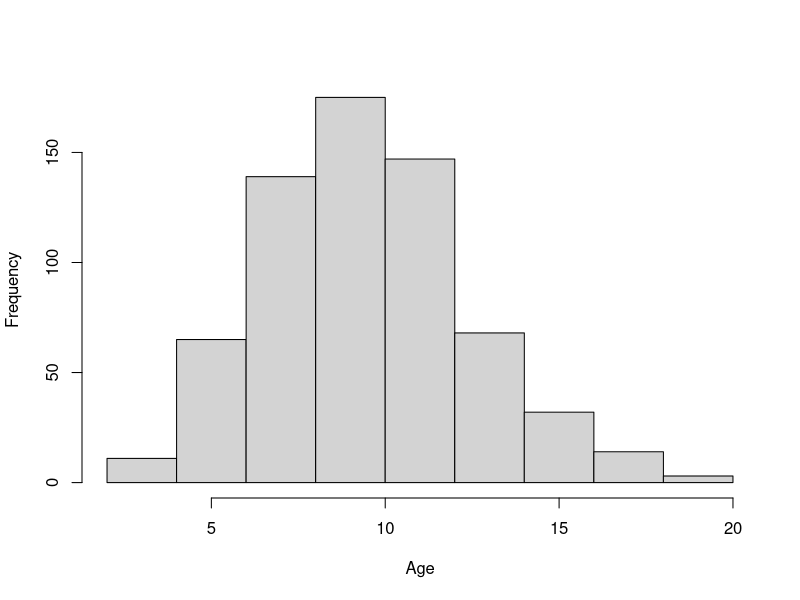
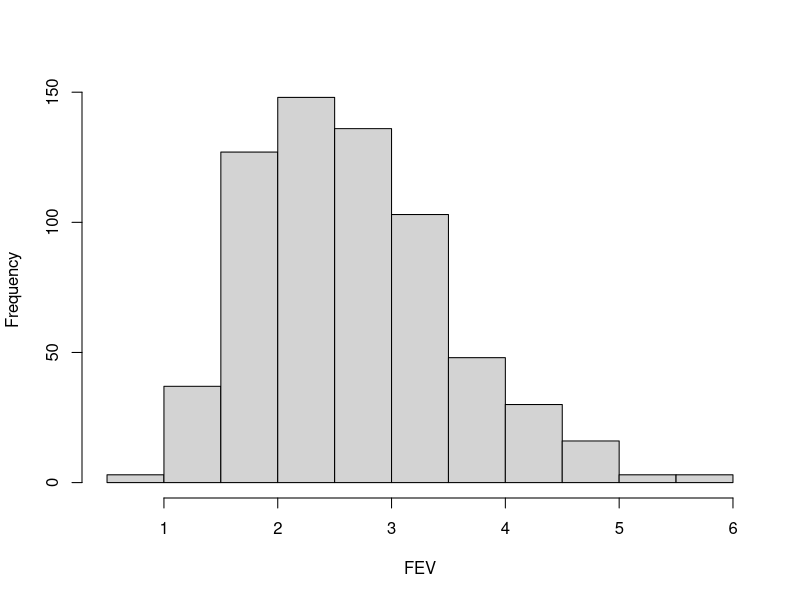
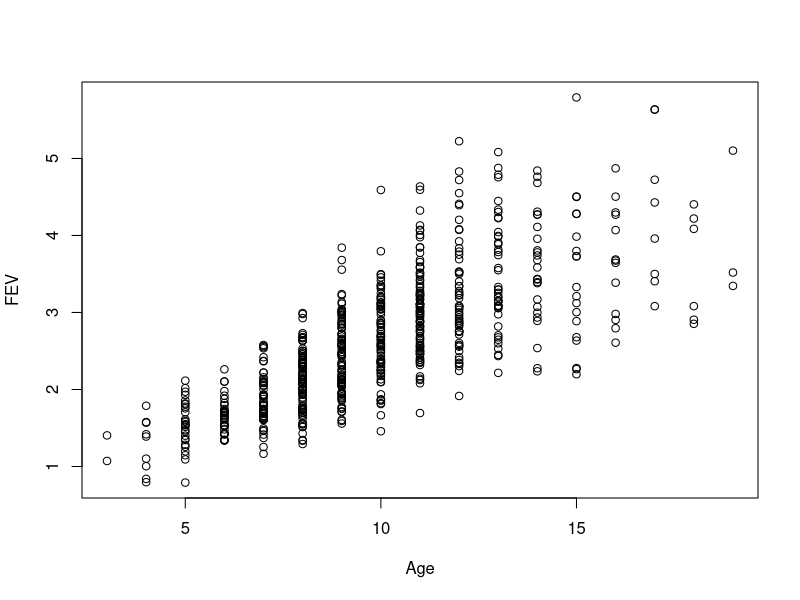
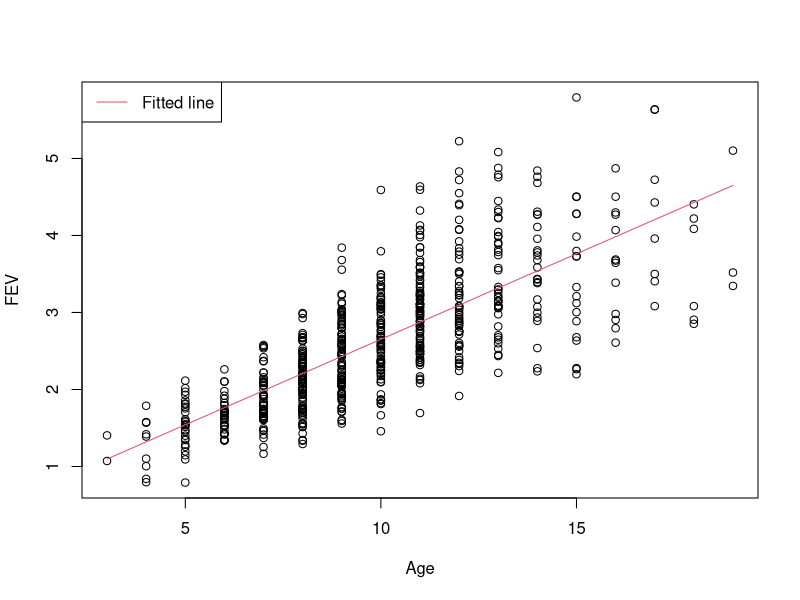
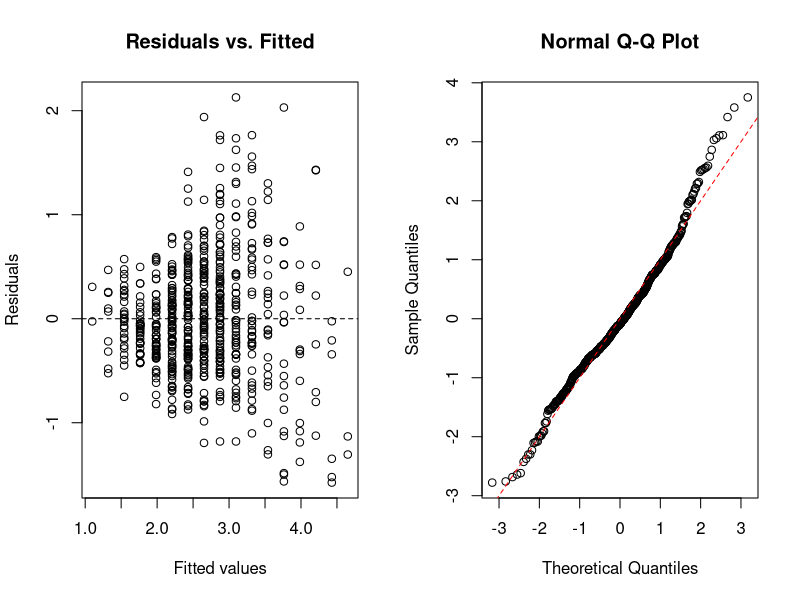
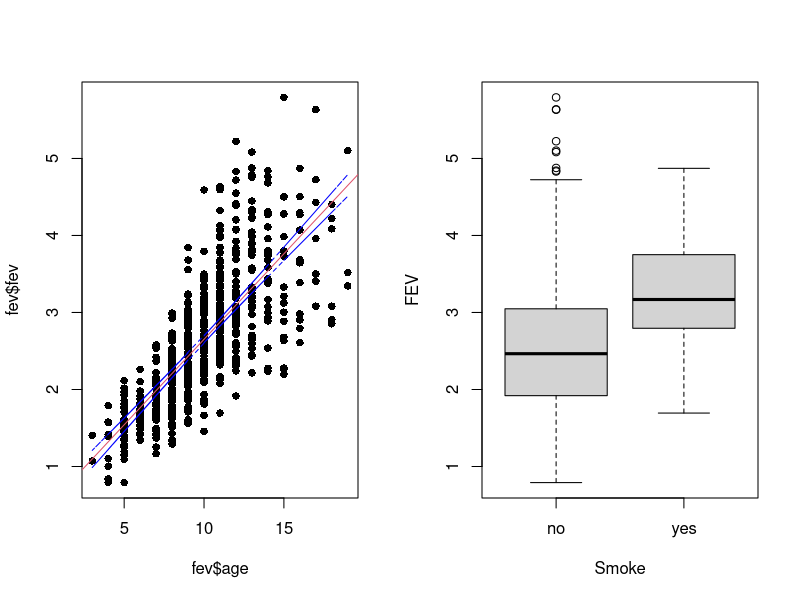
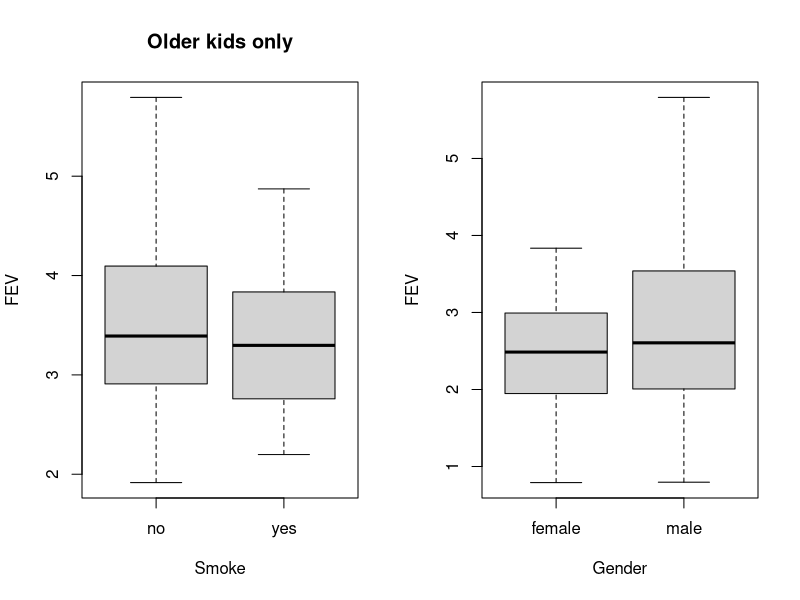
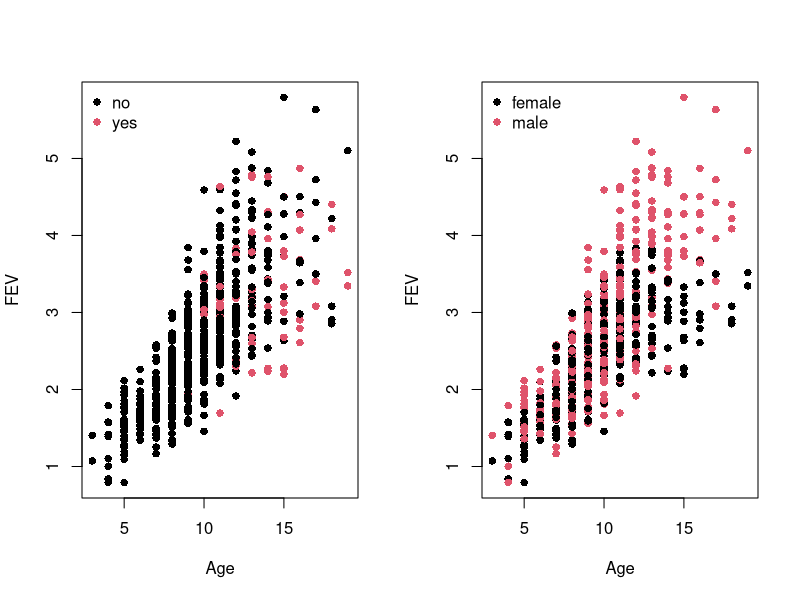

Write the R code that produced these figures, in order.
## ---- chunk 1

fev=read.csv("fev.csv",header=TRUE,row.names=1)
#fev <- read.csv("https://raw.githubusercontent.com/couthcommander/sip_computing/main/labs/fev.csv",header=TRUE,row.names=1)
fev$sex=ifelse(fev$sex==1,"male","female")
fev$smoke=ifelse(fev$smoke==1,"yes","no")

head(fev)

## ---- chunk 2

hist(fev$age, main="", xlab="Age")
hist(fev$fev, main="", xlab="FEV")

## ---- chunk 3

plot(fev ~ age, data = fev, xlab="Age", ylab="FEV")

## ---- chunk 4

modelResult = lm(fev ~ age, data = fev)

summary(modelResult)


## ---- chunk 5

confint(modelResult)

## ---- chunk 6

plot(fev$age, fev$fev, main = "", xlab="Age", ylab="FEV")
#abline(modelResult, cex = 1.3, pch = 16, col=2)
lines(fev$age, modelResult$fitted.values, lty=1, col=2)
legend("topleft", "Fitted line", lty=1, col=2)
## ---- chunk 7

par(mfrow=c(1, 2))
plot(modelResult$fitted.values, modelResult$residuals, main="Residuals vs. Fitted", xlab="Fitted values", ylab="Residuals")
abline(h=0, lty=2)

qqnorm(scale(modelResult$residuals))
abline(0,1,lty=2,col="red")

## ---- chunk 8

newData <- data.frame(age = c(Subject1 = 5, Subject2 = 10))
predict(modelResult, newData)


## ---- chunk 9
preds <- predict(modelResult, data = fev, interval = 'confidence')






## ---- chunk 10

head(preds)
## ---- chunk 11
plot(fev$age,fev$fev,pch=16)

#add fitted regression line
abline(modelResult,col=2)
#add dashed lines for confidence bands
lines(fev$age, preds[ ,3], lty = 'dashed', col = 'blue')
lines(fev$age, preds[ ,2], lty = 'dashed', col = 'blue')
## ---- chunk 12

boxplot(fev$fev~fev$smoke, main="", xlab="Smoke", ylab="FEV")

## ---- chunk 13
ageInd=which(fev$age>=12)
length(ageInd)


## ---- chunk 14
boxplot(fev$fev[ageInd]~fev$smoke[ageInd], main="Older kids only", xlab="Smoke", ylab="FEV")


## ---- chunk 15
boxplot(fev$fev~fev$sex, main="", xlab="Gender", ylab="FEV")
## ---- chunk 16

fit1 <- lm(fev ~ smoke, data = fev)
summary(fit1)
## ---- chunk 17
fit2 <- lm(fev ~ sex, data = fev)
summary(fit2)
## ---- chunk 18

plot(fev$age, fev$fev, main = "", xlab="Age", ylab="FEV",col=factor(fev$smoke),pch=16)
legend("topleft",legend=levels(factor(fev$smoke)),bty="n",col=1:2,pch=16)

## ---- chunk 19
plot(fev$age, fev$fev, main = "", xlab="Age", ylab="FEV",col=factor(fev$sex),pch=16)
legend("topleft",legend=levels(factor(fev$sex)),bty="n",col=1:2,pch=16)

## ---- chunk 20

modelResult <- lm(fev ~ age + smoke+sex, data = fev)

summary(modelResult)

## ---- chunk 21
confint(modelResult)
## ---- chunk 22
par(mfrow=c(1, 2))
plot(modelResult$fitted.values, modelResult$residuals, main="Residuals vs. Fitted", xlab="Fitted values", ylab="Residuals")
abline(h=0, lty=2)

qqnorm(scale(modelResult$residuals))
abline(0,1,lty=2,col="red")
## ---- chunk 23

plot(fev$age, fev$fev, main = "", xlab="Age", ylab="FEV",col=factor(fev$smoke),pch=16)
legend("topleft",legend=levels(factor(fev$smoke)),bty="n",col=1:2,pch=16)
abline(modelResult$coefficients["(Intercept)"],modelResult$coefficients["age"],lwd=2)
abline(modelResult$coefficients["(Intercept)"]+modelResult$coefficients["smokeyes"],modelResult$coefficients["age"],col=2,lwd=2)
legend("topleft",legend=levels(factor(fev$smoke)),bty="n",col=1:2,pch=16)

## ---- chunk 24

plot(fev$age, fev$fev, main = "", xlab="Age", ylab="FEV",col=factor(fev$sex),pch=16)
legend("topleft",legend=levels(factor(fev$sex)),bty="n",col=1:2,pch=16)
abline(modelResult$coefficients["(Intercept)"],modelResult$coefficients["age"],lwd=2)
abline(modelResult$coefficients["(Intercept)"]+modelResult$coefficients["sexmale"],modelResult$coefficients["age"],col=2,lwd=2)
legend("topleft",legend=levels(factor(fev$sex)),bty="n",col=1:2,pch=16)

## ---- chunk 25

library(effects)
plot(allEffects(modelResult))
